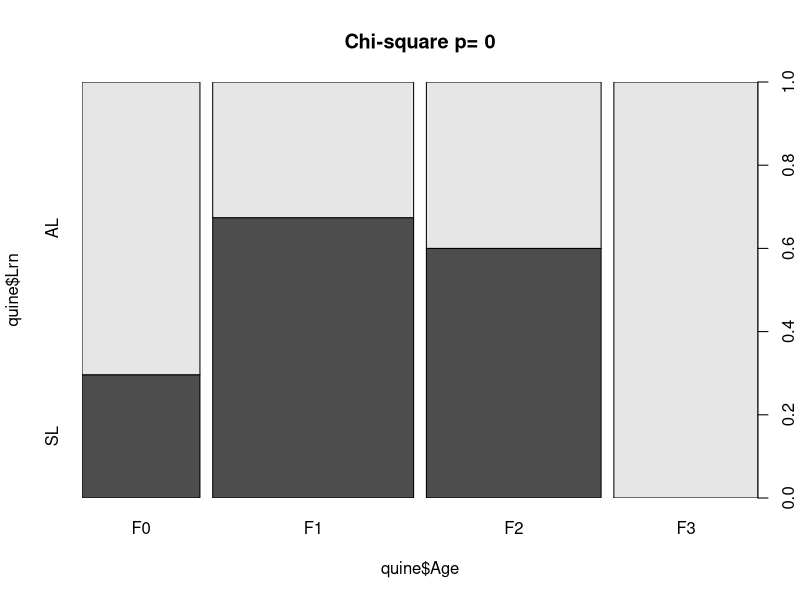

Source code (R): (Note: this script raises an error after producing the figure.)
## ---- chunk 1
library(MASS)
mych.test <- chisq.test(quine$Lrn, quine$Age)
## ---- chunk 2
plot(quine$Lrn ~ quine$Age, main = paste("Chi-square p=", round(mych.test$p.value, 2) ) )
                                         
## ---- chunk 3
table(x1, y1)
## ---- chunk 4
table(x2, y2)
## ---- chunk 5
myt1 <- table(x1, y1)
chisq.test(myt1)

myt2 <- table(x2, y2)
chisq.test(myt2)
